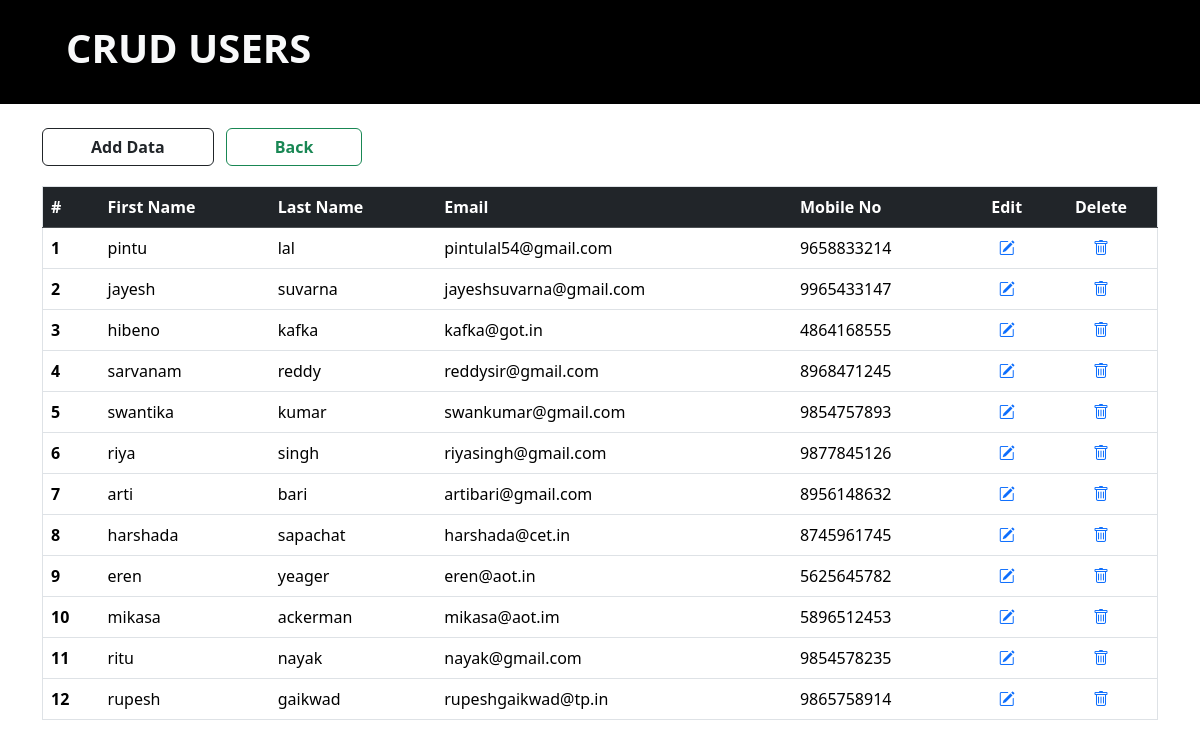
Page /retrieve/ on the committed database.
### aerial/models.py (models this page shows, shortened)
class data(models.Model):
    first_name = models.CharField(max_length=100)
    last_name = models.CharField(max_length=100)
    email = models.EmailField(max_length=100)
    mobile_no = models.CharField(max_length=100)

### aerial/views.py (the view)
# urls.py: path('retrieve/', views.retrieve, name='retrieve'),
def retrieve(request):
    ud = data.objects.all()
    return render(request, 'aerial/retrieve.html', {'ud':ud})

### aerial/templates/aerial/retrieve.html (shortened to what this page needs)
<!DOCTYPE html>
<html lang="en">
<head>
    <link href="https://cdn.jsdelivr.net/npm/bootstrap@5.3.3/dist/css/bootstrap.min.css" rel="stylesheet">
    <link rel="stylesheet" href="https://cdn.jsdelivr.net/npm/bootstrap-icons@1.11.3/font/bootstrap-icons.min.css">
</head>
<body>
    <div class="container-fluid bg-black ">
        <div class="container">
            <div class="row  p-4">
                <h1 class="fw-semibold text-light">CRUD USERS</h1>
            </div>
        </div>
    </div>
    <div class="container mb-5">
        <div class="row justify-content-start my-2">
            <div class="col-12 mb-2 mt-3">
                <a href="{% url 'create' %}" class="btn btn-outline-dark text-center fw-semibold px-5 me-2"> Add Data </a>
                <a href="{% url 'index' %}" class="btn btn-outline-success fw-semibold px-5 text-center"> Back </a>
            </div>
        </div>
        <div class="row justify-content-center">
            <div class="col-12 mt-1">
                <table class="table border">
                    <thead class="table-dark">
                        <tr>
                            <th scope="col">#</th>
                            <th scope="col">First Name</th>
                            <th scope="col">Last Name</th>
                            <th scope="col">Email</th>
                            <th scope="col">Mobile No</th>
                            <th scope="col" class="text-center">Edit</th>
                            <th scope="col" class="text-center">Delete</th>
                          </tr>
                    </thead>
                    <tbody>
                        {% for i in ud %}
                        <tr>
                            <th>{{ forloop.counter }}</th>
                            <td>{{ i.first_name }}</td>
                            <td>{{ i.last_name }}</td>
                            <td>{{ i.email }}</td>
                            <td>{{ i.mobile_no }}</td>
                            <td class="text-center"><a href="/update/{{ i.id }}"><i class="bi bi-pencil-square"></i></a</td>
                            <td class="text-center"><a href="/delete/{{ i.id }}"><i class="bi bi-trash"></i></a</td>
                          </tr>
                          {% endfor %}
                    </tbody>
                  </table>
            </div>
        </div>
    </div>
</body>
</html>

### rows in the picture
data: first_name "pintu", last_name "lal", email "pintulal54@gmail.com", mobile_no "9658833214"
data: first_name "jayesh", last_name "suvarna", email "jayeshsuvarna@gmail.com", mobile_no "9965433147"
data: first_name "hibeno", last_name "kafka", email "kafka@got.in", mobile_no "4864168555"
data: first_name "sarvanam", last_name "reddy", email "reddysir@gmail.com", mobile_no "8968471245"
data: first_name "swantika", last_name "kumar", email "swankumar@gmail.com", mobile_no "9854757893"
data: first_name "riya", last_name "singh", email "riyasingh@gmail.com", mobile_no "9877845126"
data: first_name "arti", last_name "bari", email "artibari@gmail.com", mobile_no "8956148632"
data: first_name "harshada", last_name "sapachat", email "harshada@cet.in", mobile_no "8745961745"
data: first_name "eren", last_name "yeager", email "eren@aot.in", mobile_no "5625645782"
data: first_name "mikasa", last_name "ackerman", email "mikasa@aot.im", mobile_no "5896512453"
data: first_name "ritu", last_name "nayak", email "nayak@gmail.com", mobile_no "9854578235"
data: first_name "rupesh", last_name "gaikwad", email "rupeshgaikwad@tp.in", mobile_no "9865758914"
